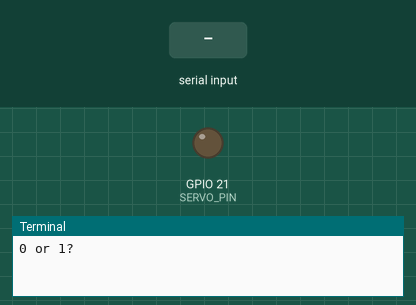
Simulated run of this program. Board: Raspberry Pi (BCM pin numbers). Parts: output pins drawn as LEDs (lit = HIGH), the last lines printed to the terminal. Inputs (shaded band) come from the test bench.

Above: at 1.2 s.
1.3 s: "1" typed at the terminal, then Enter
At 2.5 s:
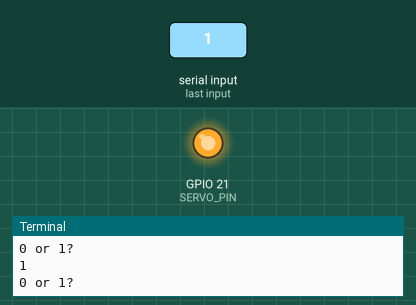
2.8 s: "5" typed at the terminal, then Enter
At 3.7 s:
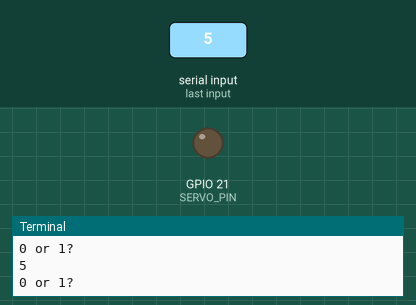
Timing chart, 0 to 5.8 s (numbered marks = the images above; inputs shaded):
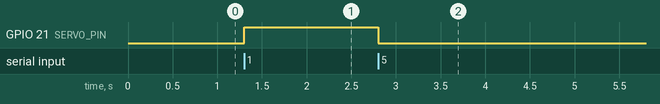

The program:

pin_control.py
```python
from constants import *
import RPi.GPIO as GPIO

GPIO.setmode(GPIO.BCM)
GPIO.setup(SERVO_PIN, GPIO.OUT)


def manual_control():
    while(True):
        if(int(float(input("0 or 1?"))) == 1):
            GPIO.output(SERVO_PIN, GPIO.HIGH)
        else:
            GPIO.output(SERVO_PIN, GPIO.LOW)


def scan_control(scan):
    if scan:
        GPIO.output(SERVO_PIN, GPIO.HIGH)
    else:
        GPIO.output(SERVO_PIN, GPIO.LOW)


manual_control()
```

constants.py
```python
__author__ = 'Jaimiey Sears and Alex Schendel'

####### GENERAL PURPOSE CONSTANTS #######
OPERATION_SUCCESS = 0
OPERATION_FAILURE = -1

# indexes of lidar data in processedDataArrays
X_IDX = 0
Y_IDX = 1
Z_IDX = 2
D_IDX = 3
PHI_IDX = 4
TH_IDX = 5


# Starting theta angle of our scans
START_ANGLE = 0

# Resolution of LIDAR scans. this should change based on grouping
RESOLUTION = 0.25

####### DEBUG MESSAGE CONSTANTS #######
# Debug level for different message levels.
# 0 = only essential messages
# 1 = print ROSta messages
# 2 = print producer and consumer messages
# 3 = print producer and consumer data
# 4 = print data as it is processed (for use in utility.py)
ROSTA = 1
SOCKET_MSG = 2
SOCKET_DATA = 3
UTILITY = 4
SERVO_DRIVER = 5
DEBUG_LEVELS = [ROSTA, SERVO_DRIVER, SOCKET_MSG, SOCKET_DATA]


####### SERVO CONTROL CONSTANTS #######
#initial setup
# pwm frequency is 50 Hz
#PWM_FREQ = 50

# connect to BCM pin 21 on RPi
SERVO_PIN = 21
# pwm range is 1.8 to 11.9... 5 to 10? (1 ms to 2 ms)
#Update: Website says 553 to 2520 us (2.765 to 12.6)
# FOR HS-645MG
#PWM_MIN = 2.765
#PWM_MAX = 12.6
#DEGREE_MIN = 0
#DEGREE_MAX = 197 #Website also says it can rotate up to 197 degrees

#For TowerPro SG-5010
#1 ms to 2 ms (5 to 10)
#Note: 1 ms is -90 degrees to 2 ms is +90 degrees, so defining this from 0 to 180 will just change the origin
#PWM_MIN = 5.0
#PWM_MAX = 10.0
#DEGREE_MIN = 0
#DEGREE_MAX = 180
```

Measured:
- after the input at 1.3 s, GPIO 21 (SERVO_PIN): LOW → HIGH at once
- after the input at 2.8 s, GPIO 21 (SERVO_PIN): HIGH → LOW at once
